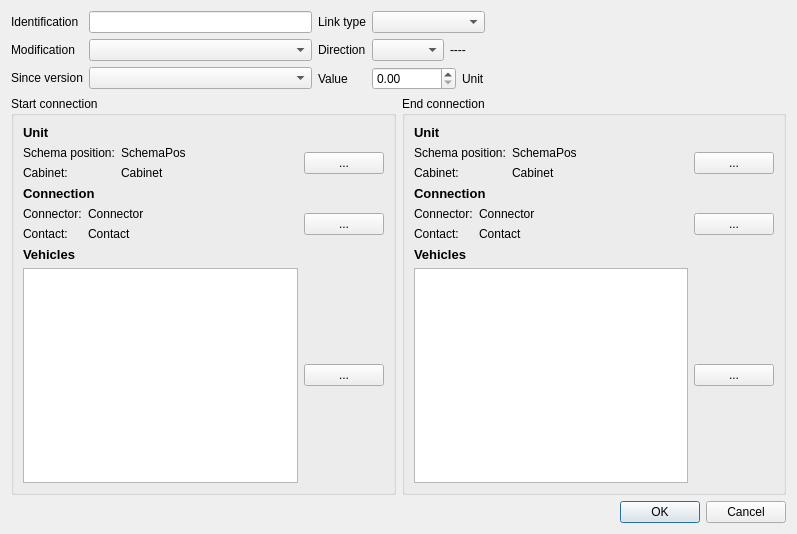
<?xml version="1.0" encoding="UTF-8"?>
<ui version="4.0">
 <class>mdtClUnitLinkDialog</class>
 <widget class="QDialog" name="mdtClUnitLinkDialog">
  <property name="geometry">
   <rect>
    <x>0</x>
    <y>0</y>
    <width>797</width>
    <height>534</height>
   </rect>
  </property>
  <property name="windowTitle">
   <string>Dialog</string>
  </property>
  <layout class="QVBoxLayout" name="verticalLayout_3">
   <item>
    <layout class="QHBoxLayout" name="horizontalLayout_10">
     <item>
      <layout class="QFormLayout" name="formLayout_6">
       <item row="0" column="0">
        <widget class="QLabel" name="lbIdentification">
         <property name="text">
          <string>Identification</string>
         </property>
        </widget>
       </item>
       <item row="0" column="1">
        <widget class="QLineEdit" name="leIdentification"/>
       </item>
       <item row="1" column="0">
        <widget class="QLabel" name="lbModification">
         <property name="text">
          <string>Modification</string>
         </property>
        </widget>
       </item>
       <item row="1" column="1">
        <widget class="QComboBox" name="cbModification"/>
       </item>
       <item row="2" column="0">
        <widget class="QLabel" name="lbSinceVersion">
         <property name="text">
          <string>Since version</string>
         </property>
        </widget>
       </item>
       <item row="2" column="1">
        <widget class="QComboBox" name="cbSinceVersion"/>
       </item>
      </layout>
     </item>
     <item>
      <layout class="QFormLayout" name="formLayout_3">
       <item row="0" column="0">
        <widget class="QLabel" name="lbLinkType">
         <property name="text">
          <string>Link type</string>
         </property>
        </widget>
       </item>
       <item row="0" column="1">
        <widget class="QComboBox" name="cbLinkType"/>
       </item>
       <item row="1" column="0">
        <widget class="QLabel" name="lbLinkDirection">
         <property name="text">
          <string>Direction</string>
         </property>
        </widget>
       </item>
       <item row="1" column="1">
        <layout class="QHBoxLayout" name="horizontalLayout_3">
         <item>
          <widget class="QComboBox" name="cbLinkDirection"/>
         </item>
         <item>
          <widget class="QLabel" name="lbLinkDirectionAsciiPicture">
           <property name="text">
            <string>----</string>
           </property>
          </widget>
         </item>
        </layout>
       </item>
       <item row="2" column="0">
        <widget class="QLabel" name="lbValue">
         <property name="text">
          <string>Value</string>
         </property>
        </widget>
       </item>
       <item row="2" column="1">
        <layout class="QHBoxLayout" name="horizontalLayout">
         <item>
          <widget class="QDoubleSpinBox" name="sbValue">
           <property name="maximum">
            <double>9999999.000000000000000</double>
           </property>
          </widget>
         </item>
         <item>
          <widget class="QLabel" name="lbUnit">
           <property name="text">
            <string>Unit</string>
           </property>
          </widget>
         </item>
        </layout>
       </item>
      </layout>
     </item>
     <item>
      <spacer name="horizontalSpacer_5">
       <property name="orientation">
        <enum>Qt::Horizontal</enum>
       </property>
       <property name="sizeHint" stdset="0">
        <size>
         <width>40</width>
         <height>20</height>
        </size>
       </property>
      </spacer>
     </item>
    </layout>
   </item>
   <item>
    <layout class="QHBoxLayout" name="horizontalLayout_9">
     <item>
      <widget class="QGroupBox" name="gbStartConnection">
       <property name="title">
        <string>Start connection</string>
       </property>
       <layout class="QVBoxLayout" name="verticalLayout">
        <item>
         <widget class="QLabel" name="lbStartUnitLabel">
          <property name="text">
           <string>&lt;!DOCTYPE HTML PUBLIC &quot;-//W3C//DTD HTML 4.0//EN&quot; &quot;http://www.w3.org/TR/REC-html40/strict.dtd&quot;&gt;
&lt;html&gt;&lt;head&gt;&lt;meta name=&quot;qrichtext&quot; content=&quot;1&quot; /&gt;&lt;style type=&quot;text/css&quot;&gt;
p, li { white-space: pre-wrap; }
&lt;/style&gt;&lt;/head&gt;&lt;body style=&quot; font-family:'Sans Serif'; font-size:10pt; font-weight:400; font-style:normal;&quot;&gt;
&lt;p style=&quot; margin-top:0px; margin-bottom:0px; margin-left:0px; margin-right:0px; -qt-block-indent:0; text-indent:0px;&quot;&gt;&lt;span style=&quot; font-weight:600;&quot;&gt;Unit&lt;/span&gt;&lt;/p&gt;&lt;/body&gt;&lt;/html&gt;</string>
          </property>
         </widget>
        </item>
        <item>
         <layout class="QHBoxLayout" name="horizontalLayout_2">
          <item>
           <layout class="QFormLayout" name="formLayout_4">
            <item row="0" column="0">
             <widget class="QLabel" name="lbStartSchemaPositionLabel">
              <property name="text">
               <string>Schema position:</string>
              </property>
             </widget>
            </item>
            <item row="0" column="1">
             <widget class="QLabel" name="lbStartSchemaPosition">
              <property name="text">
               <string>SchemaPos</string>
              </property>
             </widget>
            </item>
            <item row="1" column="0">
             <widget class="QLabel" name="lbStartCabinetLabel">
              <property name="text">
               <string>Cabinet:</string>
              </property>
             </widget>
            </item>
            <item row="1" column="1">
             <widget class="QLabel" name="lbStartCabinet">
              <property name="text">
               <string>Cabinet</string>
              </property>
             </widget>
            </item>
           </layout>
          </item>
          <item>
           <spacer name="horizontalSpacer">
            <property name="orientation">
             <enum>Qt::Horizontal</enum>
            </property>
            <property name="sizeHint" stdset="0">
             <size>
              <width>40</width>
              <height>20</height>
             </size>
            </property>
           </spacer>
          </item>
          <item>
           <widget class="QPushButton" name="pbStartUnit">
            <property name="text">
             <string>...</string>
            </property>
           </widget>
          </item>
         </layout>
        </item>
        <item>
         <widget class="QLabel" name="lbStartConnectionLabel">
          <property name="text">
           <string>&lt;!DOCTYPE HTML PUBLIC &quot;-//W3C//DTD HTML 4.0//EN&quot; &quot;http://www.w3.org/TR/REC-html40/strict.dtd&quot;&gt;
&lt;html&gt;&lt;head&gt;&lt;meta name=&quot;qrichtext&quot; content=&quot;1&quot; /&gt;&lt;style type=&quot;text/css&quot;&gt;
p, li { white-space: pre-wrap; }
&lt;/style&gt;&lt;/head&gt;&lt;body style=&quot; font-family:'Sans Serif'; font-size:10pt; font-weight:400; font-style:normal;&quot;&gt;
&lt;p style=&quot; margin-top:0px; margin-bottom:0px; margin-left:0px; margin-right:0px; -qt-block-indent:0; text-indent:0px;&quot;&gt;&lt;span style=&quot; font-weight:600;&quot;&gt;Connection&lt;/span&gt;&lt;/p&gt;&lt;/body&gt;&lt;/html&gt;</string>
          </property>
         </widget>
        </item>
        <item>
         <layout class="QHBoxLayout" name="horizontalLayout_5">
          <item>
           <layout class="QFormLayout" name="formLayout">
            <item row="0" column="0">
             <widget class="QLabel" name="lbStartConnectorNameLabel">
              <property name="text">
               <string>Connector:</string>
              </property>
             </widget>
            </item>
            <item row="0" column="1">
             <widget class="QLabel" name="lbStartConnectorName">
              <property name="text">
               <string>Connector</string>
              </property>
             </widget>
            </item>
            <item row="1" column="0">
             <widget class="QLabel" name="lbStartContactNameLabel">
              <property name="text">
               <string>Contact:</string>
              </property>
             </widget>
            </item>
            <item row="1" column="1">
             <widget class="QLabel" name="lbStartContactName">
              <property name="text">
               <string>Contact</string>
              </property>
             </widget>
            </item>
           </layout>
          </item>
          <item>
           <spacer name="horizontalSpacer_2">
            <property name="orientation">
             <enum>Qt::Horizontal</enum>
            </property>
            <property name="sizeHint" stdset="0">
             <size>
              <width>40</width>
              <height>20</height>
             </size>
            </property>
           </spacer>
          </item>
          <item>
           <widget class="QPushButton" name="pbStartConnection">
            <property name="text">
             <string>...</string>
            </property>
           </widget>
          </item>
         </layout>
        </item>
        <item>
         <widget class="QLabel" name="lbStartVehiclesLabel">
          <property name="text">
           <string>&lt;!DOCTYPE HTML PUBLIC &quot;-//W3C//DTD HTML 4.0//EN&quot; &quot;http://www.w3.org/TR/REC-html40/strict.dtd&quot;&gt;
&lt;html&gt;&lt;head&gt;&lt;meta name=&quot;qrichtext&quot; content=&quot;1&quot; /&gt;&lt;style type=&quot;text/css&quot;&gt;
p, li { white-space: pre-wrap; }
&lt;/style&gt;&lt;/head&gt;&lt;body style=&quot; font-family:'Sans Serif'; font-size:10pt; font-weight:400; font-style:normal;&quot;&gt;
&lt;p style=&quot; margin-top:0px; margin-bottom:0px; margin-left:0px; margin-right:0px; -qt-block-indent:0; text-indent:0px;&quot;&gt;&lt;span style=&quot; font-weight:600;&quot;&gt;Vehicles&lt;/span&gt;&lt;/p&gt;&lt;/body&gt;&lt;/html&gt;</string>
          </property>
         </widget>
        </item>
        <item>
         <layout class="QHBoxLayout" name="horizontalLayout_4">
          <item>
           <widget class="QTableView" name="twStartVehicles">
            <property name="sizePolicy">
             <sizepolicy hsizetype="Expanding" vsizetype="MinimumExpanding">
              <horstretch>0</horstretch>
              <verstretch>0</verstretch>
             </sizepolicy>
            </property>
            <property name="minimumSize">
             <size>
              <width>0</width>
              <height>80</height>
             </size>
            </property>
            <property name="focusPolicy">
             <enum>Qt::NoFocus</enum>
            </property>
            <property name="editTriggers">
             <set>QAbstractItemView::NoEditTriggers</set>
            </property>
            <property name="tabKeyNavigation">
             <bool>true</bool>
            </property>
           </widget>
          </item>
          <item>
           <widget class="QPushButton" name="pbStartVehicles">
            <property name="text">
             <string>...</string>
            </property>
           </widget>
          </item>
         </layout>
        </item>
       </layout>
      </widget>
     </item>
     <item>
      <widget class="QGroupBox" name="gbEndConnection">
       <property name="title">
        <string>End connection</string>
       </property>
       <layout class="QVBoxLayout" name="verticalLayout_2">
        <item>
         <widget class="QLabel" name="lbEndUnitLabel">
          <property name="text">
           <string>&lt;!DOCTYPE HTML PUBLIC &quot;-//W3C//DTD HTML 4.0//EN&quot; &quot;http://www.w3.org/TR/REC-html40/strict.dtd&quot;&gt;
&lt;html&gt;&lt;head&gt;&lt;meta name=&quot;qrichtext&quot; content=&quot;1&quot; /&gt;&lt;style type=&quot;text/css&quot;&gt;
p, li { white-space: pre-wrap; }
&lt;/style&gt;&lt;/head&gt;&lt;body style=&quot; font-family:'Sans Serif'; font-size:10pt; font-weight:400; font-style:normal;&quot;&gt;
&lt;p style=&quot; margin-top:0px; margin-bottom:0px; margin-left:0px; margin-right:0px; -qt-block-indent:0; text-indent:0px;&quot;&gt;&lt;span style=&quot; font-weight:600;&quot;&gt;Unit&lt;/span&gt;&lt;/p&gt;&lt;/body&gt;&lt;/html&gt;</string>
          </property>
         </widget>
        </item>
        <item>
         <layout class="QHBoxLayout" name="horizontalLayout_6">
          <item>
           <layout class="QFormLayout" name="formLayout_5">
            <item row="0" column="0">
             <widget class="QLabel" name="lbEndSchemaPositionLabel">
              <property name="text">
               <string>Schema position:</string>
              </property>
             </widget>
            </item>
            <item row="0" column="1">
             <widget class="QLabel" name="lbEndSchemaPosition">
              <property name="text">
               <string>SchemaPos</string>
              </property>
             </widget>
            </item>
            <item row="1" column="0">
             <widget class="QLabel" name="lbEndCabinetLabel">
              <property name="text">
               <string>Cabinet:</string>
              </property>
             </widget>
            </item>
            <item row="1" column="1">
             <widget class="QLabel" name="lbEndCabinet">
              <property name="text">
               <string>Cabinet</string>
              </property>
             </widget>
            </item>
           </layout>
          </item>
          <item>
           <spacer name="horizontalSpacer_3">
            <property name="orientation">
             <enum>Qt::Horizontal</enum>
            </property>
            <property name="sizeHint" stdset="0">
             <size>
              <width>40</width>
              <height>20</height>
             </size>
            </property>
           </spacer>
          </item>
          <item>
           <widget class="QPushButton" name="pbEndUnit">
            <property name="text">
             <string>...</string>
            </property>
           </widget>
          </item>
         </layout>
        </item>
        <item>
         <widget class="QLabel" name="lbEndConnectionLabel">
          <property name="text">
           <string>&lt;!DOCTYPE HTML PUBLIC &quot;-//W3C//DTD HTML 4.0//EN&quot; &quot;http://www.w3.org/TR/REC-html40/strict.dtd&quot;&gt;
&lt;html&gt;&lt;head&gt;&lt;meta name=&quot;qrichtext&quot; content=&quot;1&quot; /&gt;&lt;style type=&quot;text/css&quot;&gt;
p, li { white-space: pre-wrap; }
&lt;/style&gt;&lt;/head&gt;&lt;body style=&quot; font-family:'Sans Serif'; font-size:10pt; font-weight:400; font-style:normal;&quot;&gt;
&lt;p style=&quot; margin-top:0px; margin-bottom:0px; margin-left:0px; margin-right:0px; -qt-block-indent:0; text-indent:0px;&quot;&gt;&lt;span style=&quot; font-weight:600;&quot;&gt;Connection&lt;/span&gt;&lt;/p&gt;&lt;/body&gt;&lt;/html&gt;</string>
          </property>
         </widget>
        </item>
        <item>
         <layout class="QHBoxLayout" name="horizontalLayout_7">
          <item>
           <layout class="QFormLayout" name="formLayout_2">
            <item row="0" column="0">
             <widget class="QLabel" name="lbEndConnectorNameLabel">
              <property name="text">
               <string>Connector:</string>
              </property>
             </widget>
            </item>
            <item row="0" column="1">
             <widget class="QLabel" name="lbEndConnectorName">
              <property name="text">
               <string>Connector</string>
              </property>
             </widget>
            </item>
            <item row="1" column="0">
             <widget class="QLabel" name="lbEndContactNameLabel">
              <property name="text">
               <string>Contact:</string>
              </property>
             </widget>
            </item>
            <item row="1" column="1">
             <widget class="QLabel" name="lbEndContactName">
              <property name="text">
               <string>Contact</string>
              </property>
             </widget>
            </item>
           </layout>
          </item>
          <item>
           <spacer name="horizontalSpacer_4">
            <property name="orientation">
             <enum>Qt::Horizontal</enum>
            </property>
            <property name="sizeHint" stdset="0">
             <size>
              <width>40</width>
              <height>20</height>
             </size>
            </property>
           </spacer>
          </item>
          <item>
           <widget class="QPushButton" name="pbEndConnection">
            <property name="text">
             <string>...</string>
            </property>
           </widget>
          </item>
         </layout>
        </item>
        <item>
         <widget class="QLabel" name="lbEndVehiclesLabel">
          <property name="text">
           <string>&lt;!DOCTYPE HTML PUBLIC &quot;-//W3C//DTD HTML 4.0//EN&quot; &quot;http://www.w3.org/TR/REC-html40/strict.dtd&quot;&gt;
&lt;html&gt;&lt;head&gt;&lt;meta name=&quot;qrichtext&quot; content=&quot;1&quot; /&gt;&lt;style type=&quot;text/css&quot;&gt;
p, li { white-space: pre-wrap; }
&lt;/style&gt;&lt;/head&gt;&lt;body style=&quot; font-family:'Sans Serif'; font-size:10pt; font-weight:400; font-style:normal;&quot;&gt;
&lt;p style=&quot; margin-top:0px; margin-bottom:0px; margin-left:0px; margin-right:0px; -qt-block-indent:0; text-indent:0px;&quot;&gt;&lt;span style=&quot; font-weight:600;&quot;&gt;Vehicles&lt;/span&gt;&lt;/p&gt;&lt;/body&gt;&lt;/html&gt;</string>
          </property>
         </widget>
        </item>
        <item>
         <layout class="QHBoxLayout" name="horizontalLayout_8">
          <item>
           <widget class="QTableView" name="twEndVehicles">
            <property name="sizePolicy">
             <sizepolicy hsizetype="Expanding" vsizetype="MinimumExpanding">
              <horstretch>0</horstretch>
              <verstretch>0</verstretch>
             </sizepolicy>
            </property>
            <property name="minimumSize">
             <size>
              <width>0</width>
              <height>80</height>
             </size>
            </property>
            <property name="focusPolicy">
             <enum>Qt::NoFocus</enum>
            </property>
            <property name="editTriggers">
             <set>QAbstractItemView::NoEditTriggers</set>
            </property>
            <property name="tabKeyNavigation">
             <bool>true</bool>
            </property>
           </widget>
          </item>
          <item>
           <widget class="QPushButton" name="pbEndVehicles">
            <property name="text">
             <string>...</string>
            </property>
           </widget>
          </item>
         </layout>
        </item>
       </layout>
      </widget>
     </item>
    </layout>
   </item>
   <item>
    <widget class="QDialogButtonBox" name="buttonBox">
     <property name="orientation">
      <enum>Qt::Horizontal</enum>
     </property>
     <property name="standardButtons">
      <set>QDialogButtonBox::Cancel|QDialogButtonBox::Ok</set>
     </property>
    </widget>
   </item>
  </layout>
 </widget>
 <resources/>
 <connections>
  <connection>
   <sender>buttonBox</sender>
   <signal>accepted()</signal>
   <receiver>mdtClUnitLinkDialog</receiver>
   <slot>accept()</slot>
   <hints>
    <hint type="sourcelabel">
     <x>252</x>
     <y>529</y>
    </hint>
    <hint type="destinationlabel">
     <x>157</x>
     <y>274</y>
    </hint>
   </hints>
  </connection>
  <connection>
   <sender>buttonBox</sender>
   <signal>rejected()</signal>
   <receiver>mdtClUnitLinkDialog</receiver>
   <slot>reject()</slot>
   <hints>
    <hint type="sourcelabel">
     <x>320</x>
     <y>529</y>
    </hint>
    <hint type="destinationlabel">
     <x>286</x>
     <y>274</y>
    </hint>
   </hints>
  </connection>
 </connections>
</ui>
